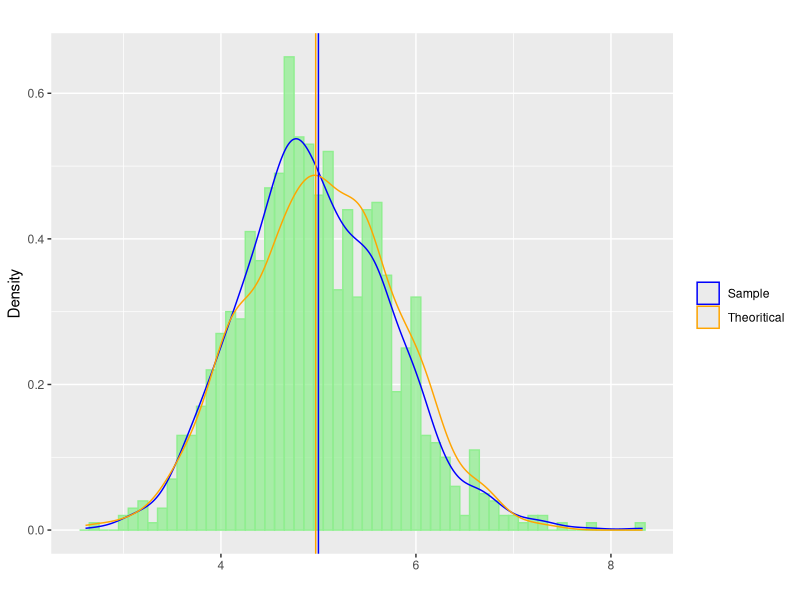

Write the R code that produced this figure.
## ---- chunk 1
library(knitr)
library(ggplot2)

## checking existence of a folder named "figure", if not then creating one to store plot figures
figureDir <- 'figure'
if (!file.exists(figureDir)){
    dir.create(figureDir)
} 
## ---- chunk 2
## initializing variables
set.seed(12345)
lambda <- 0.2
n <- 40
numSim <- 1000

## replicating random exponential sampling with sampling size n = 40, and repeat
## nSim = 1000 times, and storing sample data in a matrix
simMatrix <- replicate(numSim, rexp(n, rate = lambda))

## getting average for each column of the matrix
simColMeans <- colMeans(simMatrix)

## determining sample mean, sd and variance
sampleMean <- mean(simColMeans)
sampleSD <- sd(simColMeans)
sampleVar <- sampleSD^2
## ---- chunk 3
## calculating normal (theoritical) mean, normal standard deviation and variance
normalMean <- 1/lambda
normalSD <- 1/lambda/sqrt(40)
normalVar <- normalSD^2

## making a dataframe storing sample means and random value from the normal distribution
data <- data.frame(x = simColMeans, y = rnorm(1000, mean = normalMean, sd = normalSD))
## ---- chunk 4
p <- ggplot(data, aes(x = x))
## adding histogram
p <- p +  geom_histogram(aes(y = ..density..), fill = I("lightgreen"), col = I("lightgreen"), alpha = 0.75, binwidth = 0.1) 
## adding density line of the sample distro
p <- p + geom_density(aes(colour = "1")) + labs(x = "", y = "Density", title = "") 
## adding density line of the normal distro
p <- p +  geom_density(aes(x = y, colour = "2")) 
## drawing sample mean
p <- p + geom_vline(color = "blue", xintercept = 1/lambda)
## drawing normal mean
p <- p + geom_vline(color = "orange", xintercept = sampleMean)
## labeling
p <- p + labs(x = "", y = "Density", title = "")
## adding legend
p <- p + scale_colour_manual(values=c("1"="blue", "2"="orange"), name="", labels = c("Sample", "Theoritical"))

ggsave(file.path(figureDir, "plot1.png"), width=6.4, height=4.8, dpi=124)
## ---- chunk 5
round(sampleMean, 4)
round(normalMean, 4)
round(sampleVar, 4)
round(normalVar, 4)
